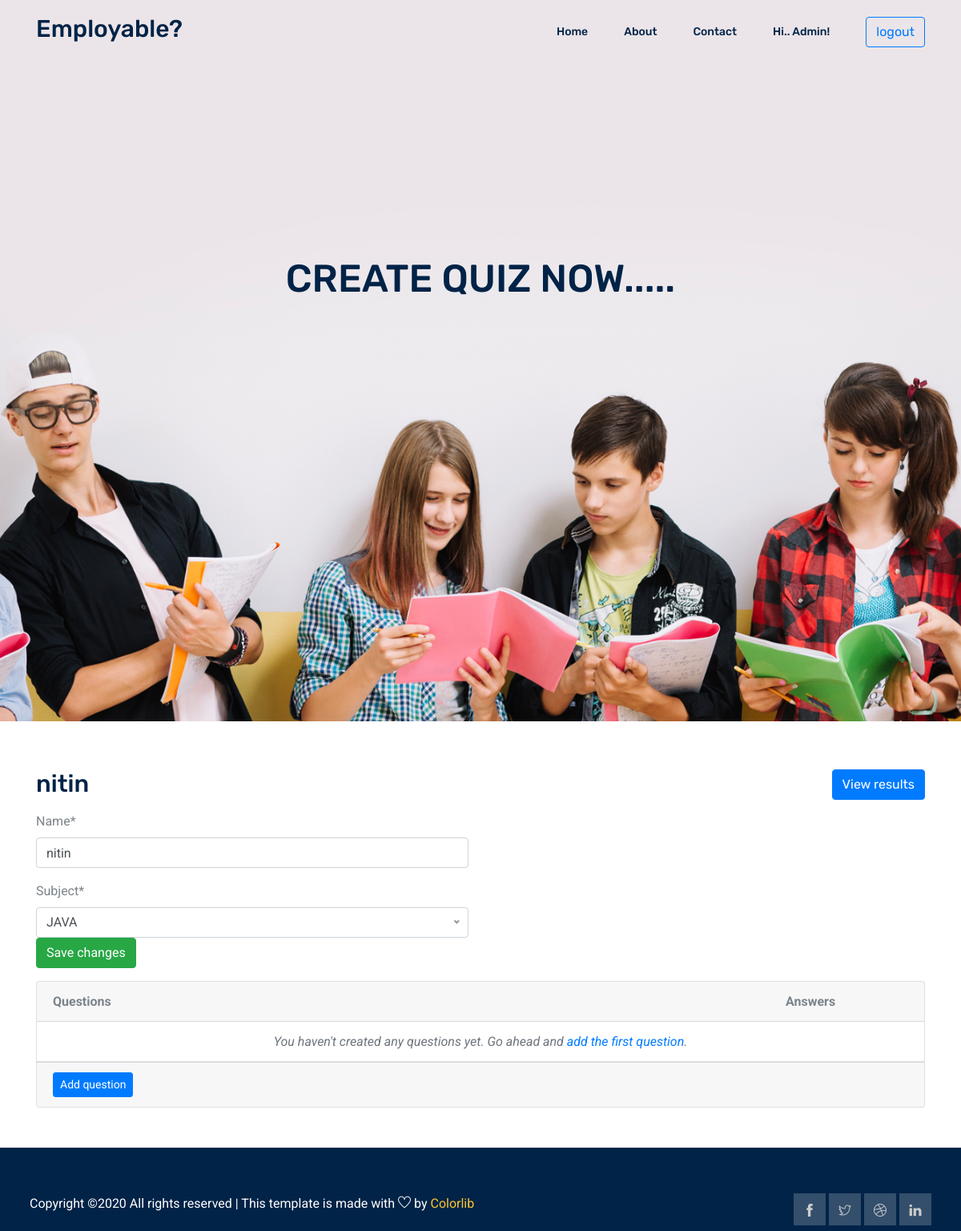
Page /company/quiz/3 (signed in) on the earlier database version.
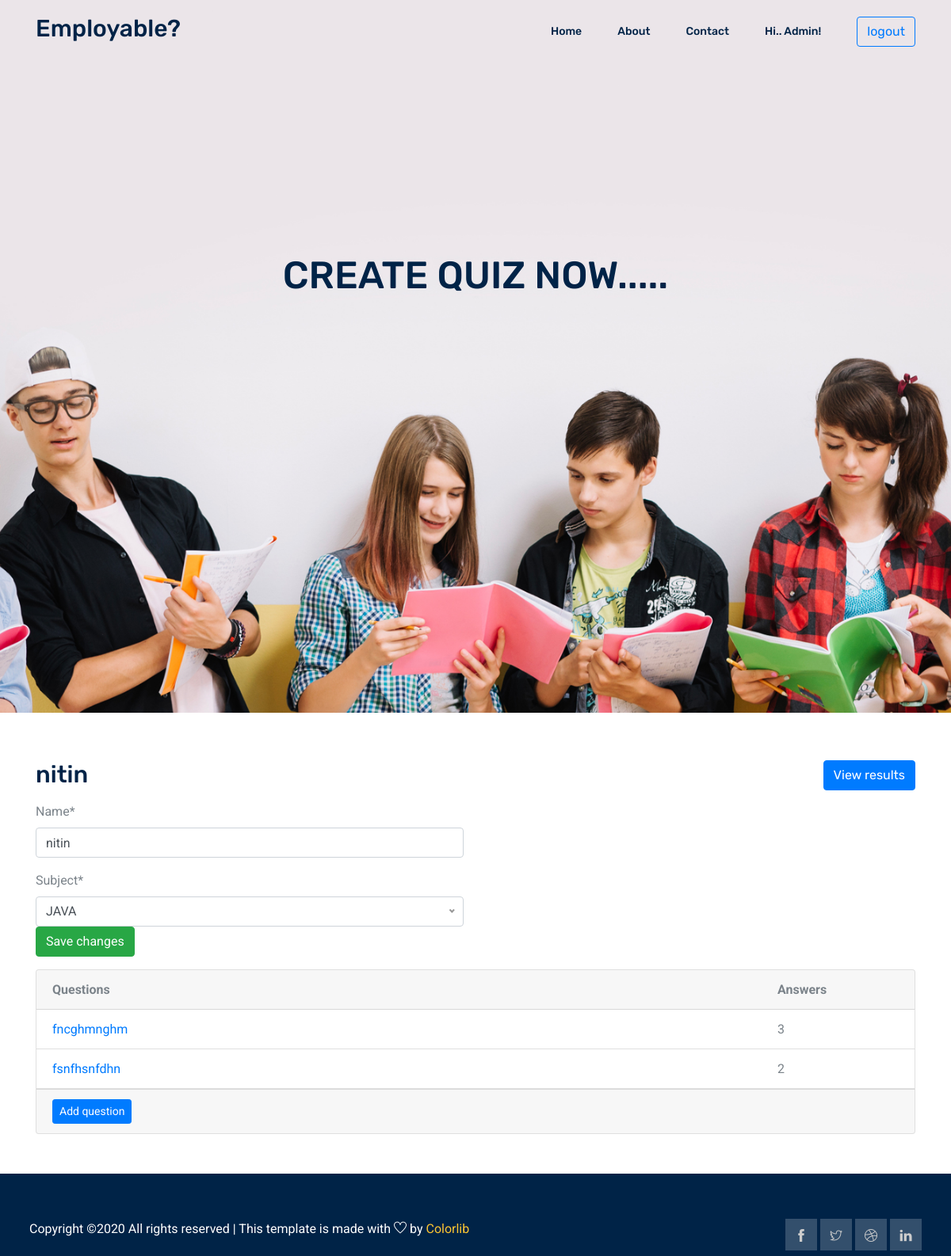
Same page on the later database version.
### exam/models.py (models this page shows, shortened)
class Question(models.Model):
    quiz = models.ForeignKey(Quiz, on_delete=models.CASCADE, related_name='questions')
    text = models.CharField('Question', max_length=255)

### company/views.py (the view, shortened to what this page needs)
# urls.py: path('quiz/<int:pk>',views.QuizUpdateView.as_view(),name= 'updateQuiz'),
class QuizUpdateView(UpdateView):
    model = Quiz
    fields = ('name', 'subject', )
    context_object_name = 'quiz'
    template_name = 'company/QuizUpdate.html'
    def get_context_data(self, **kwargs):
        kwargs['questions'] = self.get_object().questions.annotate(answers_count=Count('answers'))
        return super().get_context_data(**kwargs)
    def get_queryset(self):
        return self.request.user.quizzes.all()

### exam/models.py (called while the page is built)
    def __str__(self):
        return self.name

### templates/company/QuizUpdate.html (shortened to what this page needs)
{% extends 'base.html' %}
{% load crispy_forms_tags %}
{% block body %}
<section class="home_banner_area">
   <div class="banner_inner">
     <div class="container">
       <div class="row">
         <div class="col-lg-12">
           <div class="banner_content text-center">
             <h2 class="text-uppercase mt-4 mb-5">
               Create Quiz now.....
             </h2>
           </div>
         </div>
       </div>
     </div>
   </div>
 </section>
    <div class='container' style= 'margin-top:60px'>
<h2 class="mb-3">
  {{ quiz.name }}
  <a href="{% url 'results' quiz.pk %}" class="btn btn-primary float-right">View results</a>
</h2>
<div class="row mb-3">
  <div class="col-md-6 col-sm-8 col-12">
    <form method="post" novalidate>
      {{ form|crispy }}
      <button type="submit" class="btn btn-success">Save changes</button>
      </form>
  </div>
</div>
<div class="card">
  <div class="card-header">
    <div class="row">
      <div class="col-10">
        <strong>Questions</strong>
      </div>
      <div class="col-2">
        <strong>Answers</strong>
      </div>
    </div>
  </div>
  <div class="list-group list-group-flush list-group-formset">
    {% for question in questions %}
      <div class="list-group-item">
        <div class="row">
          <div class="col-10">
            <a href="{% url 'changeQuestion' quiz.pk question.pk%}">{{ question.text }}</a>
          </div>
          <div class="col-2">
            {{ question.answers_count }}
          </div>
        </div>
      </div>
    {% empty %}
      <div class="list-group-item text-center">
        <p class="text-muted font-italic mb-0">You haven't created any questions yet. Go ahead and <a href="">add the first question</a>.</p>
      </div>
    {% endfor %}
  </div>
  <div class="card-footer">
    <a href={% url 'addQuestion' quiz.pk%} class="btn btn-primary btn-sm">Add question</a>
  </div>
</div>
</div>
{% endblock %}

Differences in the rows shown:
added Question: text "fncghmnghm", answers_count "3"
added Question: text "fsnfhsnfdhn", answers_count "2"
Other differences:
text no longer shown: "You haven't created any questions yet. Go ahead and add the first question ."
